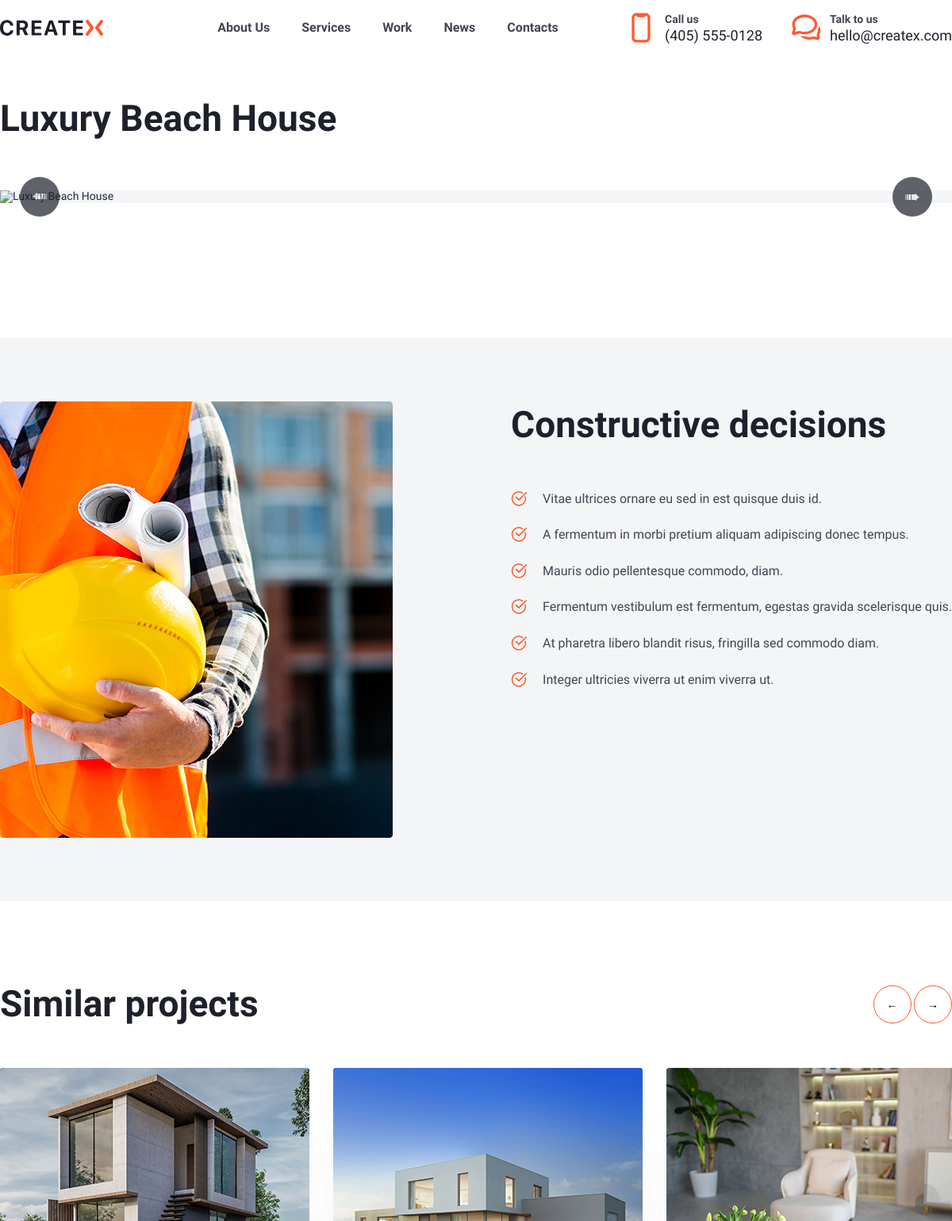
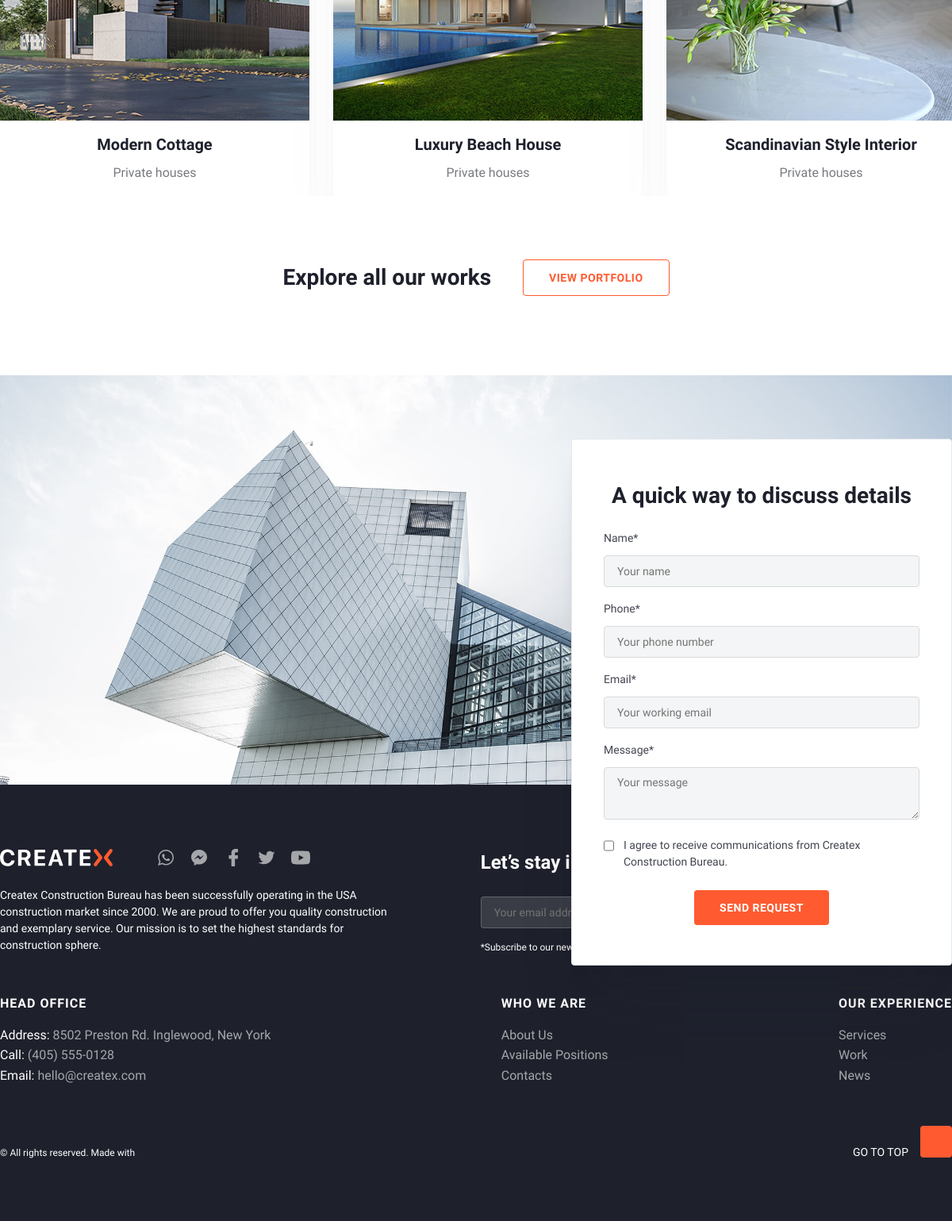
The page /work/luxury-beach-house on the database its author committed (2 pictures, top to bottom).
### work/models.py (models this page shows, shortened)
class OurWork(models.Model):
    title = models.CharField(max_length=100, verbose_name='Заголовок проекта')
    slug = models.SlugField(max_length=125,unique=True, db_index=True, verbose_name='URL-проекта' )
    objectID = models.ForeignKey(ObjectsOfOurWork, on_delete=models.CASCADE, verbose_name='Объект проекта')
    img = models.ImageField(upload_to='work/%Y/%m/%d/', verbose_name='Главное фото проекта')
    workServicesID = models.ForeignKey(OurServices,on_delete=models.CASCADE, verbose_name='Вид услуги проекта')
    def __str__(self):
        return f'{self.title}'
    class Meta:
        verbose_name = "Выполненный проект"
        verbose_name_plural = "Выполненные проекты"

class ObjectsOfOurWork(models.Model):
    name = models.CharField(max_length=150, verbose_name='Объект работы')
    def __str__(self):
        return f'{self.name}'
    class Meta:
        verbose_name = "Объект проекта"
        verbose_name_plural = "Объекты проектов"

### work/views.py (the view)
# urls.py: path('<slug:slug>',WorkDetail.as_view(), name='workDetail'),#Страница - услуга детально
class WorkDetail(FormsMixin,DetailView):
    model = OurWork
    template_name = 'work/workDetailPage.html'
    context_object_name = 'work'
    slug_url_kwarg = 'slug'
    def get_context_data(self, **kwargs):
        context = super().get_context_data(**kwargs)
        c_def = self.get_user_context()
        context['title'] = context['object']
        context['first_slide'] = context['object'].photosliderwork_set.first()
        context['sliderForm'] = OurWork.objects.filter(objectID__name = context['object'].objectID)
        context['slider_name'] = 'Similar projects'
        context = dict(list(context.items()) + list(c_def.items()))
        return context

### createx/utils.py (called while the page is built)
    def get_user_context(self,**kwargs):
        context = kwargs
        context['AskFromUserForm'] = AskFromUserForm
        context['UserSubscribeForm'] = UserSubscribeForm
        context['DiscussForUserForm'] = DiscussForUserForm
        return context

### createx/templates/work/workDetailPage.html (shortened to what this page needs)
{% extends "base.html" %}
{% load createx_tag %}
{% load static %}
{% block content %}
<section class="work_slider_main_block">
	<div class="work_slider_block">
		<h2 class="h2_46">{{work.title}}</h2>
		<div class="big_photo_slider_block">
			<div class="sliderBtn">
				<button class="sliderBtnLeft">
					&#10144;
				</button>
				<button class="sliderBtnRight">
					&#10144;
				</button>
			</div>
		</div>
	</div>
</section>
<section class="about_project_main_block">
</section>
<section class="constructive_decisions_block">
	<div class="constructive_decisions">
		<div class="constructive_ecisions_block_img">
			<img src="{% static 'img/work/image.jpg' %}" alt="Фото">
		</div>
		<div class="constructive_decisions_content">
			<h2 class="h2_46">Constructive decisions</h2>
			<ul class="constructive_decisions_list">
				<li class="constructive_decisions_item">Vitae ultrices ornare eu sed in est quisque duis id.</li>
				<li class="constructive_decisions_item">A fermentum in morbi pretium aliquam adipiscing donec tempus.</li>
				<li class="constructive_decisions_item">Mauris odio pellentesque commodo, diam.</li>
				<li class="constructive_decisions_item">Fermentum vestibulum est fermentum, egestas gravida scelerisque quis.</li>
				<li class="constructive_decisions_item">At pharetra libero blandit risus, fringilla sed commodo diam.</li>
				<li class="constructive_decisions_item">Integer ultricies viverra ut enim viverra ut.</li>
			</ul>
		</div>
	</div>
</section>
<section class="slider_links">
	{% include 'include/slider_form.html' %}
			<div class="block_links_to_page">
				<h3 class="h3_28">Explore all our works</h3>
				<a href="{% url 'work' %}">
					<button class="link_btn">View portfolio</button>
				</a>
			</div>
</section>
{% endblock content %}

### createx/templates/base.html (shortened to what this page needs)
{% load bootstrap4 %}
{% load static %}
<!DOCTYPE html>
<html lang="en">
<head>
	{% bootstrap_css %}
		<link rel="stylesheet" href="{% static 'css/min_style.css' %}">
		<link rel="stylesheet" href="{% static 'css/statick_style.css' %}">
		<link rel="stylesheet" href="{% static 'css/style.css' %}">
</head>
<body>
	<div class="wrapper">
		{% include 'include/header.html' %}
		<main class="main">
		{% block content %}
		{% endblock content %}
		</main>
		{% include 'include/discussFormBlock.html' %}
		{% include 'include/footer.html' %}
	</div>
</body>
</html>

### createx/templates/include/header.html
{% load static %}
<nav class="nav_block">
	<div class="nav_nav">
			<div class="nav_logo">
				<a href="{% url 'home' %}" target="_blank">
					<img src="{% static 'img/header/logo.svg' %}" alt="Лого">
				</a>
			</div>
			<div class="nav_navigation">
				<ul class="nav_list">
					<li class="nav_item"><a href="#" class="nav_link">About Us</a></li>
					<li class="nav_item"><a href="{% url 'services' %}" class="nav_link">Services</a></li>
					<li class="nav_item"><a href="{% url 'work' %}" class="nav_link">Work</a></li>
					<li class="nav_item"><a href="#" class="nav_link">News</a></li>
					<li class="nav_item"><a href="#" class="nav_link">Contacts</a></li>
				</ul>
			</div>
			<div class="nav_links_block">
					<div class="links_block">
						<div class="links_block_icon">
							<img src="{% static 'img/header/iPhone.svg' %}" alt="Фото">
						</div>
						<div class="links_block_link">
							<p class="block_link_title">Call us</p>
							<p><a href="tel:+(405) 555-0128" class="block_link_link">(405) 555-0128</a></p>
						</div>
					</div>
					<div class="links_block">
						<div class="links_block_icon">
							<img src="{% static 'img/header/Chat.svg' %}" alt="Фото">
						</div>
						<div class="links_block_link">
							<p class="block_link_title">Talk to us</p>
							<p><a href="mailto:hello@createx.com" class="block_link_link">hello@createx.com</a></p>
						</div>
					</div>
			</div>
	</div>
</nav>

### createx/templates/include/slider_form.html (shortened to what this page needs)
{% load static %}
<section class="main_slider_form_block">
	<div class="main_slider_form_header">
		<h2 class="h2_46 slider_h2_header">{{slider_name}}</h2>
		<div class="sliderBntRev">
			<button class="leftSliderRev">&#8592</button>
			<button class="rightSliderRev">&#8594</button>
		</div>
	</div>
	<div class="slider_form_content_relative">
		<div class="slider_form_content_absolute">
			{% for slider in sliderForm %}
				<div class="data_item">
					<div class="data_item_img_bg">
						<img src="{{slider.img.url}}" alt="{{work.title}}" class="data_item_img">
					</div>
					<h3 class="panel_h3_center_20">{{slider.title}}</h3>
					<p class="panel_p_center_16">{{slider.objectID}}</p>
					<div class="data_item_links">
					</div>
				</div>
			{% endfor %}
		</div>
	</div>
</section>

### createx/templates/include/discussFormBlock.html (shortened to what this page needs)
{% load static %}
<div class="discuss_block">
	<div class="discuss_block_form">
		<div class="block_form_discuss">
			<h2 class="h2_center_28_pb">A quick way to discuss details</h2>
			<form action="{% url 'addDiscuss' %}" method="post" name="discuss" id="discuss_form" class="discuss_form">
				<label for="{{DiscussForUserForm.userName.id_for_label}}">Name*</label>
				{{DiscussForUserForm.userName}}
				<label for="{{DiscussForUserForm.phoneNumberUser.id_for_label}}">Phone*</label>
				{{DiscussForUserForm.phoneNumberUser}}
				<label for="{{DiscussForUserForm.emailUser.id_for_label}}">Email*</label>
				{{DiscussForUserForm.emailUser}}
				<label for="{{DiscussForUserForm.discussContent.id_for_label}}">Message*</label>
				{{DiscussForUserForm.discussContent}}
				<div class="flex_checkbox_block">
					{{DiscussForUserForm.userAgree}}
					<label for="{{DiscussForUserForm.userAgree.id_for_label}}" id="iAgree_label">I agree to receive communications from Createx Construction Bureau.</label>
				</div>
				<div class="submit_btn">
					<button type="submit" class="submit_discuss" disabled>send request</button>
				</div>
			</form>
		</div>
	</div>
	<div class="discuss_block_img">
		<img src="{% static 'img/discuss/discuss_bg.jpg' %}" alt="Фон" class="discuss_block_img_bg">
	</div>
</div>

### createx/templates/include/footer.html (shortened to what this page needs)
{% load static %}
<div class="footer_block">
	<footer class="footer_block_content">
		<div class="footer_header_block">
			<div class="footer_header_left">
				<div class="footer_logo_Links">
					<div class="footer_logo">
						<a href="{% url 'home' %}">
							<img src="{% static 'img/footer/logo.svg' %}" alt="Лого">
						</a>
					</div>
					<div class="footer_social_links">
						<a href="#"><img src="{% static 'img/footer/Whatsapp.svg' %}" alt="фото"></a>
						<a href="#"><img src="{% static 'img/footer/Messanger.svg' %}" alt="фото"></a>
						<a href="#"><img src="{% static 'img/footer/Facebook.svg' %}" alt="фото"></a>
						<a href="#"><img src="{% static 'img/footer/Twitter.svg' %}" alt="фото"></a>
						<a href="#"><img src="{% static 'img/footer/YouTube.svg' %}" alt="фото"></a>
					</div>
				</div>
				<p class="footer_content">
					Createx Construction Bureau has been successfully operating in the USA construction market since 2000. We are proud to
					offer you quality construction and exemplary service. Our mission is to set the highest standards for construction
					sphere.
				</p>
			</div>
			<div class="footer_header_right">
				<h2 class="footer_header_right_h2">
					Let’s stay in touch
				</h2>
				<form action="{% url 'addUserSubscribe' %}" class="subscribe_form" method="post" name="subscribe_form" id="subscribe_form">
					<p>*Subscribe to our newsletter to receive communications and early updates from Createx Construction Bureau.</p>
				</form>
			</div>
		</div>
		<div class="footer_center_block">
			<div class="center_block_left">
				<p class="footer_p_uppercase">HEAD OFFICE</p>
				<ul class="footer_link_list">
					<li class="footer_link_item">Address: <a href="#" class="footer_link"> 8502 Preston Rd. Inglewood, New York</a></li>
					<li class="footer_link_item">Call: <a href="tel:+(405) 555-0128" class="footer_link"> (405) 555-0128</a></li>
					<li class="footer_link_item">Email: <a href="mailto:hello@createx.com" class="footer_link"> hello@createx.com</a></li>
				</ul>
			</div>
			<div class="center_block_center">
				<p class="footer_p_uppercase">WHO WE ARE</p>
				<ul class="footer_link_list">
					<li class="footer_link_item"><a href="#" class="footer_link">About Us</a></li>
					<li class="footer_link_item"><a href="#" class="footer_link">Available Positions</a></li>
					<li class="footer_link_item"><a href="#" class="footer_link">Contacts</a></li>
				</ul>
			</div>
			<div class="center_block_right">
				<p class="footer_p_uppercase">OUR EXPERIENCE</p>
				<ul class="footer_link_list">
					<li class="footer_link_item"><a href="{% url 'services' %}" class="footer_link">Services</a></li>
					<li class="footer_link_item"><a href="{% url 'work' %}" class="footer_link">Work</a></li>
					<li class="footer_link_item"><a href="#" class="footer_link">News</a></li>
				</ul>
			</div>
		</div>
		<div class="footer_bottom_block">
			<div class="bottom_block_left">
				<p class="rights_reserved">© All rights reserved. Made with</p>
			</div>
			<div class="bottom_block_right">
				<span class="btnTitle_goToTop">GO TO TOP</span>
				<button class="goToTop"><img src="{% static 'img/footer/Up-chevron.png' %}" alt=""></button>
			</div>
		</div>
	</footer>
</div>

### createx/static/css/min_style.css (style rules this page uses)
* { padding: 0; margin: 0; border: 0; box-sizing: border-box; }
*,*:before,*:after { -moz-box-sizing: border-box; -webkit-box-sizing: border-box; box-sizing: border-box; }
nav,footer,header,aside { display: block; }
html,body { height: 100%; width: 100%; font-size: 100%; line-height: 1; font-size: 14px; -ms-text-size-adjust: 100%; -moz-text-size-adjust: 100%; -webkit-text-size-adjust: 100%; font-family: Montserrat; font-weight: 500; color: rgba(37, 43, 66, 1); }
input,button,textarea { font-family:inherit; }
button { cursor: pointer; }
a, a:visited { text-decoration: none; }
ul { margin: 0; padding: 0; }
ul li { list-style: none;margin: 0;padding: 0; }
img { vertical-align: top; }
p { margin: 0; padding: 0; }
h1,h2,h3,h4,h5,h6 { font-size:inherit;font-weight: 400;margin: 0;padding: 0; }

### createx/static/css/statick_style.css (style rules this page uses)
.h2_center_28_pb { color: var(--gray-900, #1E212C); text-align: center; font-size: 28px; font-weight: 700; line-height: 150%; padding-bottom: 25px; }
.h2_46 { color: var(--gray-900, #1E212C); font-size: 46px; font-weight: 700; line-height: 130%; }
.panel_h3_center_20 { color: var(--gray-900, #1E212C); text-align: center; font-size: 20px; font-weight: 700; line-height: 150%; padding-bottom: 8px; }
.panel_p_center_16 { color: var(--gray-700, #787A80); text-align: center; font-size: 16px; font-weight: 400; line-height: 160%; }
.h3_28 { color: var(--gray-900, #1E212C); font-size: 28px; font-weight: 700; line-height: 150%; }
.link_btn { padding: 0px 32px; border-radius: 4px; border: 1px solid #FF5A30; background-color: #FFF; color: #FF5A30; text-align: center; font-family: Ubuntu; font-size: 14px; font-style: normal; font-weight: 700; line-height: 44px; letter-spacing: 0.5px; text-transform: uppercase; }
.block_links_to_page { max-width: 1230px; padding-top: 80px; margin: 0px auto; display: flex; justify-content: center; align-items: center; gap: 40px; flex-wrap: wrap; }

### rows shown on the page
OurWork: title "Luxury Beach House", img (picture), objectID "Private houses"
OurWork: img (picture), title "Modern Cottage", objectID "Private houses"
OurWork: img (picture), title "Scandinavian Style Interior", objectID "Private houses"

### other values the page prints
{{ slider_name }} "Similar projects"
